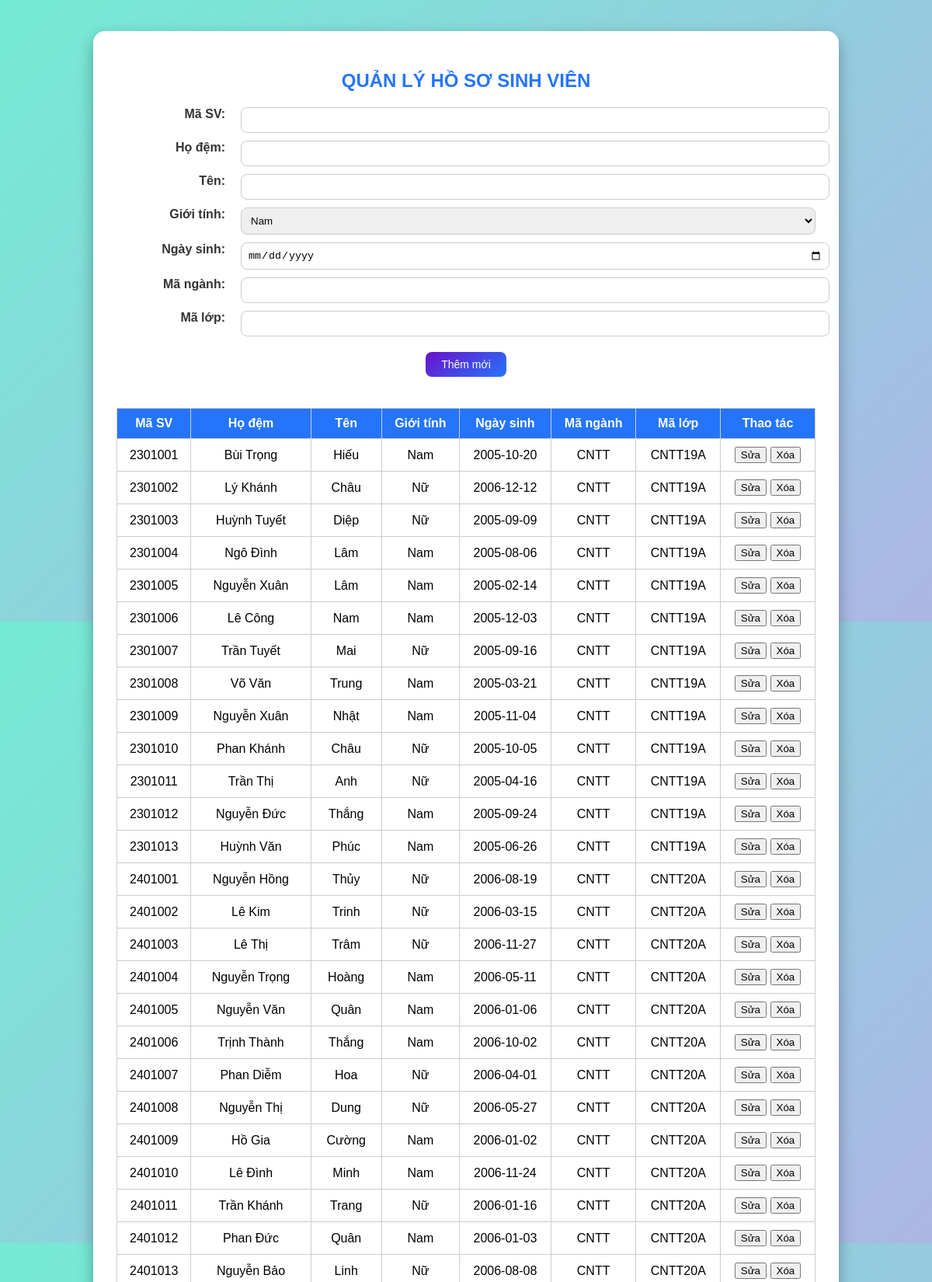
The app's page /hososv (upper part) with its own data.
### tables this page shows
CREATE TABLE HSSV (
    MSV      TEXT PRIMARY KEY,
    HODEM    TEXT,
    TEN      TEXT,
    GIOITINH INTEGER DEFAULT 0,      -- 1 = Nam, 0 = Nữ
    NGAYSINH TEXT,                   -- định dạng YYYY-MM-DD
    MANGANH  TEXT REFERENCES NGANHHOC(MANGANH),
    MALOP    TEXT REFERENCES LOPHOC(MALOP)
);

### app.py (the view)
@Chinh.route('/hososv')
def hososv():
    data = get_db().execute(
        "SELECT MSV, HODEM, TEN, GIOITINH, NGAYSINH, MANGANH, MALOP FROM HSSV"
    ).fetchall()
    return render_template('Hososv.html', sinhvien=data)

### app.py (called while the page is built)
def get_db():
    if 'db' not in g:
        g.db = sqlite3.connect(DB_PATH)
        g.db.row_factory = sqlite3.Row            # truy cập cột theo tên: row['MSV'] hoặc row.MSV trong Jinja
        g.db.execute("PRAGMA foreign_keys = ON")  # SQLite mặc định không kiểm tra khóa ngoại
    return g.db

### templates/Hososv.html (shortened to what this page needs)
<!DOCTYPE html>
<html lang="vi">
<head>
</head>
<body>
<div class="container">
    <h2>QUẢN LÝ HỒ SƠ SINH VIÊN</h2>
    <form method="post" action="/them_sv">
        <label for="msv">Mã SV:</label>
        <input type="text" id="msv" name="msv" required>
        <label for="hodem">Họ đệm:</label>
        <input type="text" id="hodem" name="hodem" required>
        <label for="ten">Tên:</label>
        <input type="text" id="ten" name="ten" required>
        <label for="gioitinh">Giới tính:</label>
        <select id="gioitinh" name="gioitinh">
            <option value="1">Nam</option>
        </select>
        <label for="ngaysinh">Ngày sinh:</label>
        <input type="date" id="ngaysinh" name="ngaysinh" required>
        <label for="manganh">Mã ngành:</label>
        <input type="text" id="manganh" name="manganh" required>
        <label for="malop">Mã lớp:</label>
        <input type="text" id="malop" name="malop" required>
        <button type="submit" class="btn-small">Thêm mới</button>
    </form>
    <table>
        <tr>
            <th>Mã SV</th>
            <th>Họ đệm</th>
            <th>Tên</th>
            <th>Giới tính</th>
            <th>Ngày sinh</th>
            <th>Mã ngành</th>
            <th>Mã lớp</th>
            <th>Thao tác</th>
        </tr>
        {% for sv in sinhvien %}
        <tr>
            <td>{{ sv.MSV }}</td>
            <td>{{ sv.HODEM }}</td>
            <td>{{ sv.TEN }}</td>
            <td>{{ 'Nam' if sv.GIOITINH else 'Nữ' }}</td>
            <td>{{ sv.NGAYSINH }}</td>
            <td>{{ sv.MANGANH }}</td>
            <td>{{ sv.MALOP }}</td>
            <td>
                <a href="{{ url_for('sua_sv', msv=sv.MSV) }}"><button>Sửa</button></a>
                <button onclick="confirmDelete('{{ sv.MSV }}')">Xóa</button>
            </td>
        </tr>
        {% endfor %}
    </table>
</div>
</body>
</html>

### templates/Hososv.html (style rules this page uses)
body { font-family: Arial, sans-serif; background: linear-gradient(135deg, #74ebd5 0%, #ACB6E5 100%); margin: 0; padding: 0; }
.container { width: 900px; margin: 40px auto; background: #fff; border-radius: 15px; box-shadow: 0 8px 20px rgba(0,0,0,0.3); padding: 30px; }
h2 { text-align: center; color: #2575fc; margin-bottom: 20px; }
form { display: grid; grid-template-columns: 150px 1fr; gap: 10px; margin-bottom: 30px; justify-content: center; }
label { text-align: right; padding-right: 10px; font-weight: bold; color: #333; }
input, select { padding: 8px; border: 1px solid #ccc; border-radius: 8px; width: 100%; }
.btn-small { grid-column: span 2; padding: 8px 20px; border: none; border-radius: 8px; background: linear-gradient(145deg, #6a11cb, #2575fc); color: white; font-size: 14px; cursor: pointer; margin: 10px auto; display: block; width: auto; }
table { width: 100%; border-collapse: collapse; margin-top: 30px; }
table th, table td { border: 1px solid #ccc; padding: 10px; text-align: center; }
table th { background: #2575fc; color: white; }

### records on screen
HSSV: MSV "2301001", HODEM "Bùi Trọng", TEN "Hiếu", GIOITINH "Nam", NGAYSINH "2005-10-20", MANGANH "CNTT", MALOP "CNTT19A"
HSSV: MSV "2301002", HODEM "Lý Khánh", TEN "Châu", GIOITINH "Nữ", NGAYSINH "2006-12-12", MANGANH "CNTT", MALOP "CNTT19A"
HSSV: MSV "2301003", HODEM "Huỳnh Tuyết", TEN "Diệp", GIOITINH "Nữ", NGAYSINH "2005-09-09", MANGANH "CNTT", MALOP "CNTT19A"
HSSV: MSV "2301004", HODEM "Ngô Đình", TEN "Lâm", GIOITINH "Nam", NGAYSINH "2005-08-06", MANGANH "CNTT", MALOP "CNTT19A"
HSSV: MSV "2301005", HODEM "Nguyễn Xuân", TEN "Lâm", GIOITINH "Nam", NGAYSINH "2005-02-14", MANGANH "CNTT", MALOP "CNTT19A"
HSSV: MSV "2301006", HODEM "Lê Công", TEN "Nam", GIOITINH "Nam", NGAYSINH "2005-12-03", MANGANH "CNTT", MALOP "CNTT19A"
HSSV: MSV "2301007", HODEM "Trần Tuyết", TEN "Mai", GIOITINH "Nữ", NGAYSINH "2005-09-16", MANGANH "CNTT", MALOP "CNTT19A"
HSSV: MSV "2301008", HODEM "Võ Văn", TEN "Trung", GIOITINH "Nam", NGAYSINH "2005-03-21", MANGANH "CNTT", MALOP "CNTT19A"
HSSV: MSV "2301009", HODEM "Nguyễn Xuân", TEN "Nhật", GIOITINH "Nam", NGAYSINH "2005-11-04", MANGANH "CNTT", MALOP "CNTT19A"
HSSV: MSV "2301010", HODEM "Phan Khánh", TEN "Châu", GIOITINH "Nữ", NGAYSINH "2005-10-05", MANGANH "CNTT", MALOP "CNTT19A"
HSSV: MSV "2301011", HODEM "Trần Thị", TEN "Anh", GIOITINH "Nữ", NGAYSINH "2005-04-16", MANGANH "CNTT", MALOP "CNTT19A"
HSSV: MSV "2301012", HODEM "Nguyễn Đức", TEN "Thắng", GIOITINH "Nam", NGAYSINH "2005-09-24", MANGANH "CNTT", MALOP "CNTT19A"
HSSV: MSV "2301013", HODEM "Huỳnh Văn", TEN "Phúc", GIOITINH "Nam", NGAYSINH "2005-06-26", MANGANH "CNTT", MALOP "CNTT19A"
HSSV: MSV "2401001", HODEM "Nguyễn Hồng", TEN "Thủy", GIOITINH "Nữ", NGAYSINH "2006-08-19", MANGANH "CNTT", MALOP "CNTT20A"
HSSV: MSV "2401002", HODEM "Lê Kim", TEN "Trinh", GIOITINH "Nữ", NGAYSINH "2006-03-15", MANGANH "CNTT", MALOP "CNTT20A"
HSSV: MSV "2401003", HODEM "Lê Thị", TEN "Trâm", GIOITINH "Nữ", NGAYSINH "2006-11-27", MANGANH "CNTT", MALOP "CNTT20A"
HSSV: MSV "2401004", HODEM "Nguyễn Trọng", TEN "Hoàng", GIOITINH "Nam", NGAYSINH "2006-05-11", MANGANH "CNTT", MALOP "CNTT20A"
HSSV: MSV "2401005", HODEM "Nguyễn Văn", TEN "Quân", GIOITINH "Nam", NGAYSINH "2006-01-06", MANGANH "CNTT", MALOP "CNTT20A"
HSSV: MSV "2401006", HODEM "Trịnh Thành", TEN "Thắng", GIOITINH "Nam", NGAYSINH "2006-10-02", MANGANH "CNTT", MALOP "CNTT20A"
HSSV: MSV "2401007", HODEM "Phan Diễm", TEN "Hoa", GIOITINH "Nữ", NGAYSINH "2006-04-01", MANGANH "CNTT", MALOP "CNTT20A"
HSSV: MSV "2401008", HODEM "Nguyễn Thị", TEN "Dung", GIOITINH "Nữ", NGAYSINH "2006-05-27", MANGANH "CNTT", MALOP "CNTT20A"
HSSV: MSV "2401009", HODEM "Hồ Gia", TEN "Cường", GIOITINH "Nam", NGAYSINH "2006-01-02", MANGANH "CNTT", MALOP "CNTT20A"
HSSV: MSV "2401010", HODEM "Lê Đình", TEN "Minh", GIOITINH "Nam", NGAYSINH "2006-11-24", MANGANH "CNTT", MALOP "CNTT20A"
HSSV: MSV "2401011", HODEM "Trần Khánh", TEN "Trang", GIOITINH "Nữ", NGAYSINH "2006-01-16", MANGANH "CNTT", MALOP "CNTT20A"
HSSV: MSV "2401012", HODEM "Phan Đức", TEN "Quân", GIOITINH "Nam", NGAYSINH "2006-01-03", MANGANH "CNTT", MALOP "CNTT20A"
HSSV: MSV "2401013", HODEM "Nguyễn Bảo", TEN "Linh", GIOITINH "Nữ", NGAYSINH "2006-08-08", MANGANH "CNTT", MALOP "CNTT20A"
